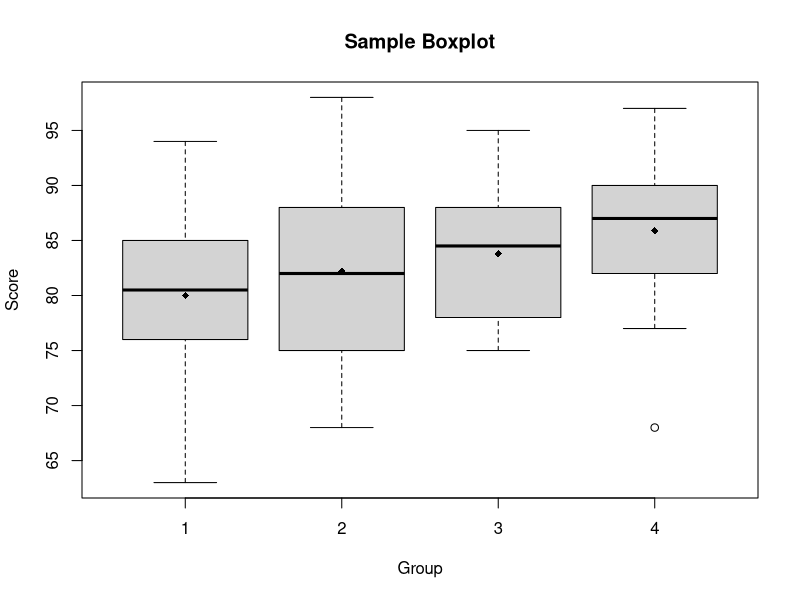

Recreate this plot in R.
b4 <- read.table("b4.txt",header=TRUE)
b4

#If you have more than one category:
#  boxplot(quantitative~group, data=table name, main=,xlab=, ylab=)
#    if the x-axis and y-axis labels are not used, no labels will be written
#If you have only one category:
#  boxplot(table name$quantiative, main=,xlab=, ylab=)
boxplot(score~group,data=b4, main="Sample Boxplot", xlab="Group", ylab="Score")

#if you want to add the location of the mean on the boxplot, you need
#  to add the following 2 lines
#tapply(quantitative, group, function to be performed)
#points: this will plot these values on the current graphical output page
#   pch: type of data point   
means <- tapply(b4$score, b4$group, mean)
points(means,pch=18)
